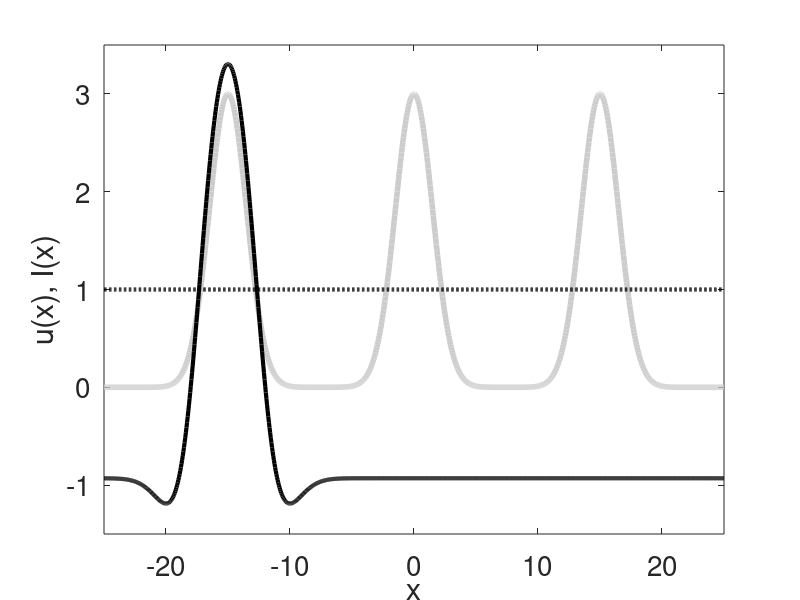

The MATLAB script that drew this image:
% This code uses a forward Euler method to simulate the Amari model
% with input.
%
% The kernel w(x) can be chosen by uncommenting the respective lines below.
% There are three options:
%  - Gaussian kernel w_lat,
%  - Mexican-hat kernel w_mex,
%  - Oscillatory kernel w_osc.
%
% (c) Weronika Wojtak, Feb 2023

%% cleaning
clear; clc;

%% spatial discretization
L = 25; dx = 0.05; xDim = -L:dx:L; N = numel(xDim);

%% temporal discretization
T = 100; dt = 0.01; tDim = 0:dt:T; M = numel(tDim);

%% utils
sigmoid = @(x,beta,theta) 1 ./ (1 + exp(-beta*(x-theta)));
gauss = @(x,mu,sigma) exp(-0.5 * (x-mu).^2 / sigma^2);
w_lat = @(x,A,sigma,g_i) A * exp(-0.5 * (x).^2 / sigma^2) - g_i;
w_mex = @(x,A_ex,s_ex,A_in,s_in,g_i) A_ex * exp(-0.5 * (x).^2 / s_ex^2) - A_in * exp(-0.5 * (x).^2 / s_in^2) - g_i;
w_osc =  @(x,A,b,alpha) A*(exp(-b*abs(x)).*((b*sin(abs(alpha*x)))+cos(alpha*x)));

%% parameters
% theta = 0.5;   % theta
beta = 1000;   % sigmoid steepness
tau = 1;       % time constant

%% choose kernel

% Gaussian
% p(1) = 1.5;    % A
% p(2) = 1;      % sigma
% p(3) = 0.1;    % g_i
% w = w_lat(xDim,p(1),p(2),p(3)); w_hat = fft(w);

% Mexican-hat
theta = 1;   % theta
p(1) = 3;      % A_ex
p(2) = 1.5;    % s_ex
p(3) = 1.5;    % A_inh
p(4) = 2;      % s_inh
p(5) = 0.2;    % g_i
w = w_mex(xDim,p(1),p(2),p(3),p(4),p(5)); w_hat = fft(w);

% Oscillatory
% theta = 1;   % theta
% p(1) = 1;      % A
% p(2) = 0.6;    % b
% p(3) = 0.9;    % alpha
% w = w_osc(xDim,p(1),p(2),p(3)); w_hat = fft(w);

%% initial data
u_field = -theta * ones(1, N);

%% inputs
crit_dist = 15; A_I = 3; sigma_I = 1.5;

Input = zeros(M, N);
I_S1 = A_I * gauss(xDim, -crit_dist, sigma_I);
I_S2 = A_I * gauss(xDim, 0, sigma_I);
I_S3 = A_I * gauss(xDim, crit_dist, sigma_I);

Input(3/dt:4/dt, :) = repmat((I_S1),1+(2/dt-1/dt),1);
Input(11/dt:12/dt, :) = repmat((I_S2),1+(2/dt-1/dt),1);
Input(26/dt:27/dt, :) = repmat((I_S3),1+(2/dt-1/dt),1);

%% main loop
for i = 1:M
    f = sigmoid(u_field, beta, theta); f_hat = fft(f);
    convolution = dx * ifftshift(real(ifft(f_hat .* w_hat)));
    u_field = u_field + dt/tau * (-u_field + convolution + Input(i, :));
    
    if mod(i,50)==0, disp(num2str(i*dt)), end
end

%% plot results
figure
plot(xDim,I_S1 + I_S2 + I_S3, 'Color',[0.8, 0.8, 0.8],'linewidth',4), hold on
plot(xDim,u_field,'k','linewidth',3), hold on
plot(xDim,theta*ones(1,N),':k','linewidth',3),
xlabel('x'); ylabel('u(x), I(x)');
set(gca, 'YLim', [-1.5 3.5]),
set(gca,  'XLim', [-L L]), set(gca,  'FontSize', 20), hold off



